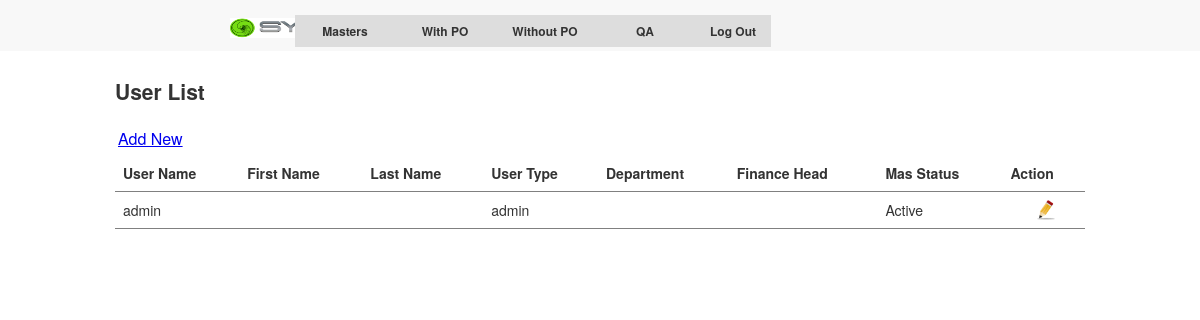
/finance_gsm/user_list.php (signed in), run on the app's committed database.
### tables this page shows
CREATE TABLE IF NOT EXISTS `user_file` (
`id` int(11) NOT NULL,
  `user_id` int(11) NOT NULL,
  `user_name` varchar(50) NOT NULL,
  `first_name` varchar(50) NOT NULL,
  `last_name` varchar(50) NOT NULL,
  `password` varchar(50) NOT NULL,
  `created_date` datetime NOT NULL,
  `mas_status` int(11) NOT NULL DEFAULT '1',
  `user_type` varchar(25) NOT NULL,
  `department` varchar(50) NOT NULL,
  `finance_head` varchar(50) NOT NULL,
  `phone_number` varchar(10) NOT NULL
);

### finance_gsm/functions.php (the view, shortened to what this page needs)
<?php
function toStringList($array)
{
    $list="";
    for($a=0;$a<count($array);$a++)
    {
        if($list!='')
        $list.=",";
        $list.="`".$array[$a]."`";
    }
    return $list;
}
function listMaker($table_name,$order,$select_list,$title)
{
    global $conn;
    global $access;
    $sel=" ";
     if($table_name=='master_address_file')
     {
        $this_id="account_id";
        $sel.=",account_id";
     }
     else if($table_name=='user_file')
     {
        $this_id="user_id";
         $sel.=",user_id";
     }
    $select="select ".toStringList($select_list).$sel."  from $table_name order by $order";
    ?>
    <h2><?php echo $title;?></h2>
    <form name='form1' id='form1' method=post>
    <table class='table_data'>
    <?php
    $result = $conn->query($select);
    echo "<tr>";
        for($a=0;$a<count($select_list);$a++)
        {
            if($select_list[$a]=='department_id')
            echo "<th>Department</th>";
            else if($select_list[$a]=='account_executive_id')
            echo "<th>Account Executive</th>";
            else
            echo "<th>".ucwords(str_replace("_"," ",$select_list[$a]))."</tk>";
        }
        echo "<th colspan=2 style='text-align:left'>Action</th>";
    echo "</tr>";
    while($row=$result->fetch_assoc())
    {
        echo "<tr>";
            for($a=0;$a<count($select_list);$a++)
            {
                if($select_list[$a]=='account_type')
                    echo "<td>".ucwords(str_replace("_"," ",$row['account_type']))."</td>";
                else if($select_list[$a]=='mas_status')
                {
                    if($row['mas_status']==1)
                    echo "<td>Active</td>";
                    else
                    echo "<td>Inactive</td>";
                }
                else if($select_list[$a]=='date_created')
                    echo "<td>".date("F j, Y")."</td>";
                else
                echo "<td>".$row[$select_list[$a]]."</td>";
            }
            echo "<td>";
            if(!empty($access['Edit']))
            {
                if($table_name!='sms_files as a left join po_file as k on a.trans_no=k.trans_no')
              echo "<td><img  src='assets/Edit.png' name='image' width='20' height='20'  onclick='edit_list(".$row[$this_id].")'></td>";
            }
        echo "</tr>";
    }
    ?>
    </table>
    </form>
    <?php
}
?>

### finance_gsm/menuCss.css (style rules this page uses)
.table_data { width:100%; font-size: 14px; border-collapse:collapse; }
.table_data tr { border-bottom:1px solid grey; }
.table_data td, .table_data th { text-align: left; display: table-cell; padding:8px; border-bottom:1px solid grey; line-height: 1.428571429; }

### finance_gsm/page_header.php (style rules this page uses)
body { font-family: "Helvetica Neue", Helvetica, Arial, sans-serif; font-size: 14px; line-height: 1.428571429; color: #333333; background-color: #fff; }
h2 { display: block; font-size: 1.5em; -webkit-margin-before: 0.83em; -webkit-margin-after: 0.83em; -webkit-margin-start: 0px; -webkit-margin-end: 0px; font-weight: bold; }

### data on the page
user_file: user_name "admin", user_type "admin", mas_status "Active"

### other printed values
$row['menu_name'] "Masters"
$row['menu_name'] "With PO"
$row['menu_name'] "Without PO"
$row['menu_name'] "QA"
$title "User List"
str_replace("_"," ",$select_list[$a]) "User Name"
str_replace("_"," ",$select_list[$a]) "First Name"
str_replace("_"," ",$select_list[$a]) "Last Name"
str_replace("_"," ",$select_list[$a]) "User Type"
str_replace("_"," ",$select_list[$a]) "Department"
str_replace("_"," ",$select_list[$a]) "Finance Head"
str_replace("_"," ",$select_list[$a]) "Mas Status"
